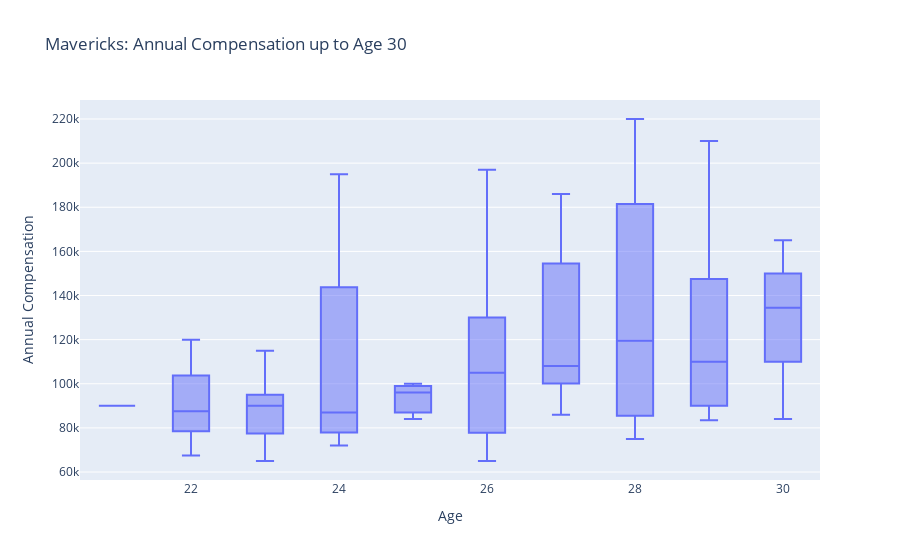

Source (notebook cell):
### Code cell
fig = px.box(df_maverick, x='Age', y="ConvertedComp",
             labels={
                     "Age": "Age",
                     "ConvertedComp": "Annual Compensation",
                       },
                title="Mavericks: Annual Compensation up to Age 30"
            )
fig.show()

### Figure 1 — Plotly figure (JSON) as saved in the notebook; plotly's stock layout.template omitted (floating-point values rounded to 4 significant figures)
{"data": [{"alignmentgroup": "True", "hovertemplate": "Age=%{x}<br>Annual Compensation=%{y}<extra></extra>", "legendgroup": "", "marker": {"color": "#636efa"}, "name": "", "notched": false, "offsetgroup": "", "orientation": "v", "showlegend": false, "type": "box", "x": [26, 22, 27, 22, 30, 26, 22, 27, 23, 29, 24, 26, 24, 30, 26, 27, 29, 22, 29, 23, 26, 24, 26, 24, 25, 29, 30, 27, 30, 30, 30, 25, 23, 23, 28, 26, 23, 22, 30, 27, 24, 23, 30, 22, 26, 28, 25, 21, 26, 29, 26, 27, 26, 28, 27, 29, 27, 22, 24, 23, 24, 22, 29, 28, 30, 30], "x0": " ", "xaxis": "x", "y": [130000, 85000, 168000, 75000, 139000, 80000, 120000, 186000, 85000, 160000, 87000, 197000, 76000, 145000, 105000, 105000, 85000, 110000, 110000, 95000, 150000, 195000, 88000, 83522, 96000, 110000, 100000, 86000, 84000, 118000, 150000, 84000, 90000, 65000, 75000, 77000, 95000, 90000, 130000, 100000, 72000, 115000, 110000, 67500, 75000, 96000, 100000, 90000, 110000, 210000, 65000, 100190, 130000, 220000, 141000, 105000, 111000, 82000, 110000, 75000, 155000, 97500, 83500, 143000, 165000, 155000], "y0": " ", "yaxis": "y"}], "layout": {"boxmode": "group", "legend": {"tracegroupgap": 0}, "title": {"text": "Mavericks: Annual Compensation up to Age 30"}, "xaxis": {"anchor": "y", "domain": [0, 1], "title": {"text": "Age"}}, "yaxis": {"anchor": "x", "domain": [0, 1], "title": {"text": "Annual Compensation"}}}}
